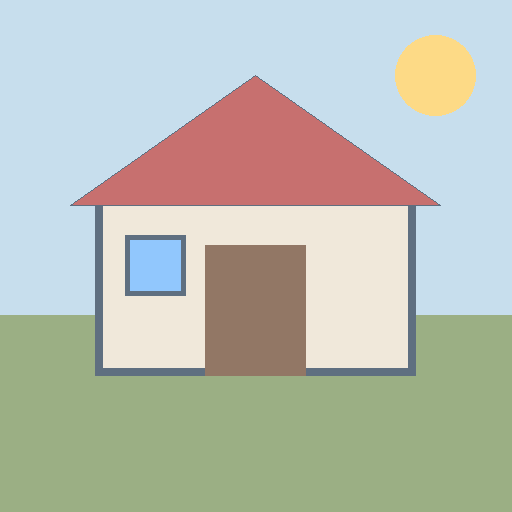
#> input picture chapter1_webapp/assets/samples/bright.png, 512 x 512 px
$ python -i orb.py   (imports and definitions only)   (older library calls are emulated)
#> lines starting #> are read from the running program, lines starting #| are printed output that depends on the picture; after the words box and inside, x2 and y2 are one past the last pixel; in counts of white or black regions, pixels touching at a corner belong together
### chapter2_webapp/utils/harris.py
"""Transparent Harris/Shi-Tomasi pipeline on small grayscale images.

Coordinates are (row, col), displayed as (x=col, y=row) with y down.
Sobel uses correlation kernels Kx=[[-1,0,1],[-2,0,2],[-1,0,1]]/8
and Ky=Kx.T/8, cv2.BORDER_REFLECT_101. The /8 factor gives unit
derivative for an interior unit ramp. Tensor integration is a normalized
odd box or finite Gaussian window; it is distinct from differentiation.
"""

from __future__ import annotations

from dataclasses import dataclass

import cv2
import numpy as np

KX = np.array([[-1, 0, 1], [-2, 0, 2], [-1, 0, 1]], dtype=np.float64) / 8
KY = KX.T.copy()
PRESET_NAMES = (
    "Vùng phẳng", "Cạnh ngang", "Cạnh dọc", "Góc chữ L",
    "Bàn cờ", "Góc có nhiễu", "Góc xoay", "Góc đổi tỉ lệ",
)


# [23 lines left out: function presets, not called in this run]


def _image(image: np.ndarray) -> np.ndarray:
    result = np.asarray(image, dtype=np.float64)
    if result.ndim != 2 or min(result.shape) < 7 or not np.all(np.isfinite(result)):
        raise ValueError("Expected a finite 2D image at least 7x7")
    return result


# [27 lines left out: functions _window, shifted_patches, shift_energy, energy_grid, not called in this run]


def gradients(image: np.ndarray) -> tuple[np.ndarray, np.ndarray]:
    image = _image(image)
    return (cv2.filter2D(image, cv2.CV_64F, KX, borderType=cv2.BORDER_REFLECT_101),
            cv2.filter2D(image, cv2.CV_64F, KY, borderType=cv2.BORDER_REFLECT_101))


# [5 lines left out: function taylor_energy, not called in this run]


def tensor_maps(image: np.ndarray, size: int = 5, sigma: float = 1.2,
                weighting: str = "Gaussian") -> tuple[np.ndarray, np.ndarray, np.ndarray]:
    image = _image(image)
    ix, iy = gradients(image)
    kernel = integration_kernel(size, sigma, weighting)
    smooth = lambda a: cv2.filter2D(a, cv2.CV_64F, kernel, borderType=cv2.BORDER_REFLECT_101)
    return smooth(ix*ix), smooth(ix*iy), smooth(iy*iy)


def integration_kernel(size: int = 5, sigma: float = 1.2,
                       weighting: str = "Gaussian") -> np.ndarray:
    """Normalized finite support used for the tensor, not for differentiation."""
    if size < 3 or size % 2 != 1 or sigma <= 0:
        raise ValueError("Invalid integration window or sigma")
    if weighting == "Gaussian":
        g = cv2.getGaussianKernel(size, sigma, cv2.CV_64F)
        kernel = g @ g.T
    elif weighting == "Box":
        kernel = np.full((size, size), 1 / (size * size))
    else:
        raise ValueError("weighting must be Gaussian or Box")
    return kernel


# [10 lines left out: functions tensor_at, eigenvalues, not called in this run]


def harris_response(maps: tuple[np.ndarray, np.ndarray, np.ndarray], k: float = 0.05) -> np.ndarray:
    if not 0 < k < 0.25:
        raise ValueError("k must be between 0 and 0.25")
    a, b, c = maps
    return a*c - b*b - k*(a+c)**2


def shi_tomasi_response(maps: tuple[np.ndarray, np.ndarray, np.ndarray]) -> np.ndarray:
    return eigenvalues(maps)[1]


# [44 lines left out: functions classify_eigenvalues, threshold_nms, _nms_decision, nms_decision, not called in this run]


@dataclass(frozen=True)
class Pipeline:
    ix: np.ndarray
    iy: np.ndarray
    maps: tuple[np.ndarray, np.ndarray, np.ndarray]
    large: np.ndarray
    small: np.ndarray
    harris: np.ndarray
    shi_tomasi: np.ndarray


# [7 lines left out: function pipeline, not called in this run]

### chapter2_webapp/utils/orb.py
"""Auditable educational ORB-style pipeline, not OpenCV's trained ORB.

Images are grayscale float64 in [0,255], indexed [row, col]. Display (x,y)
means (col,row), with positive y down. FAST uses strict >/< comparisons.
"""

from __future__ import annotations

from dataclasses import dataclass
import math

import cv2
import numpy as np

from utils.harris import harris_response, tensor_maps

CIRCLE = ((-3, 0), (-3, 1), (-2, 2), (-1, 3), (0, 3), (1, 3),
          (2, 2), (3, 1), (3, 0), (3, -1), (2, -2), (1, -3),
          (0, -3), (-1, -3), (-2, -2), (-3, -1))
CARDINAL = (0, 4, 8, 12)
PRESET_GOALS = {
    "Góc mạnh": "Cung FAST-12 và điểm số rõ ràng.",
    "Vùng phẳng": "Không có cung sáng/tối đủ dài.",
    "Cạnh ngang": "Biên thẳng không mặc nhiên là góc FAST-12.",
    "Bàn cờ": "Nhiều góc và cạnh tranh qua NMS.",
    "Cấu trúc bất đối xứng": "Centroid và so sánh ảnh quay.",
    "Hoa văn lặp": "Descriptor giống nhau có thể gây match nhầm.",
    "Cấu trúc đổi tỉ lệ": "Pyramid chỉ cho tính ổn định xấp xỉ.",
    "Cảnh có nhiễu": "Ngưỡng và Gaussian smoothing ảnh hưởng kết quả.",
}


@dataclass(frozen=True)
class FastResult:
    valid: bool
    center: float
    values: tuple[float, ...]
    labels: tuple[str, ...]
    early_pass: bool
    accepted: bool
    score: float
    arc: tuple[int, ...]  # zero-based indices in clockwise ring order
    polarity: str
    margins: tuple[float, ...]
    longest: int


@dataclass(frozen=True)
class Level:
    image: np.ndarray
    scale_x: float  # exact center-to-center coordinate ratio, W0/Wl
    scale_y: float
    nominal_scale: float


@dataclass(frozen=True)
class Keypoint:
    level: int
    row: int
    col: int
    x_original: float
    y_original: float
    fast_score: float
    harris_score: float
    angle: float | None = None
    descriptor: bytes | None = None


@dataclass(frozen=True)
class Moments:
    m00: float
    m10: float
    m01: float
    cx: float | None
    cy: float | None
    angle: float | None
    patch: np.ndarray
    mask: np.ndarray


@dataclass(frozen=True)
class Brief:
    bits: np.ndarray
    packed: bytes | None
    samples: tuple[tuple[float, float, float, float, float, float], ...]
    steering_angle: float
    reason: str = ""


@dataclass(frozen=True)
class Match:
    query: int
    train: int | None
    distance: int | None
    second_distance: int | None
    accepted: bool
    reason: str
    geometric_error: float | None = None
    correct_geometry: bool | None = None


def _image(image: np.ndarray) -> np.ndarray:
    a = np.asarray(image, dtype=np.float64)
    if a.ndim != 2 or min(a.shape) < 7 or not np.isfinite(a).all() or a.min() < 0 or a.max() > 255:
        raise ValueError("Expected finite grayscale image, >=7x7, intensity in [0,255]")
    return a


def get_fast_circle_offsets() -> tuple[tuple[int, int], ...]:
    return CIRCLE


# [50 lines left out: functions classify_fast_ring, evaluate_fast_early_test, _best_arc, detect_fast_corner, not called in this run]


def fast_score_map(image: np.ndarray, arc_length: int = 12) -> np.ndarray:
    """Vectorized exact max-min arc margin on valid circle centers only."""
    a = _image(image)
    if not 1 <= arc_length <= 16:
        raise ValueError("arc length must be 1..16")
    result = np.zeros(a.shape, dtype=np.float64)
    center = a[3:-3, 3:-3]
    ring = np.stack([a[3+dr:a.shape[0]-3+dr, 3+dc:a.shape[1]-3+dc] for dr, dc in CIRCLE])
    bright, dark = ring-center, center-ring
    for polarity in (bright, dark):
        for start in range(16):
            margin = np.minimum.reduce([polarity[(start+j) % 16] for j in range(arc_length)])
            np.maximum(result[3:-3, 3:-3], margin, out=result[3:-3, 3:-3])
    return result


def detect_fast_candidates(image: np.ndarray, threshold: float = 20,
                           arc_length: int = 12) -> tuple[np.ndarray, np.ndarray]:
    scores = fast_score_map(image, arc_length)
    return scores > threshold, scores


def apply_fast_nms(scores: np.ndarray, eligible: np.ndarray, size: int = 3) -> np.ndarray:
    """Keep strict local maximum, or lexicographically first tied (row,col)."""
    if scores.shape != eligible.shape or size < 3 or size % 2 != 1:
        raise ValueError("Invalid NMS inputs")
    radius = size // 2
    out = np.zeros_like(eligible, dtype=bool)
    for row, col in np.argwhere(eligible):
        if row < radius or col < radius or row >= scores.shape[0]-radius or col >= scores.shape[1]-radius:
            continue
        window = scores[row-radius:row+radius+1, col-radius:col+radius+1]
        allowed = eligible[row-radius:row+radius+1, col-radius:col+radius+1]
        maximum = float(np.max(window[allowed]))
        winners = np.argwhere(allowed & (window == maximum))
        out[row,col] = scores[row,col] == maximum and tuple(winners[0]) == (radius,radius)
    return out


def rank_fast_candidates_with_harris(image: np.ndarray, nms: np.ndarray,
                                     scores: np.ndarray, limit: int = 50) -> tuple[list[tuple[int,int,float,float]], np.ndarray]:
    """Harris ranks only surviving FAST+NMS points; it never grants eligibility."""
    if limit < 0 or nms.shape != scores.shape:
        raise ValueError("Invalid ranking inputs")
    response = harris_response(tensor_maps(_image(image)/255, size=5, sigma=1.2))
    candidates = [(int(r),int(c),float(scores[r,c]),float(response[r,c])) for r,c in np.argwhere(nms)]
    candidates.sort(key=lambda v:(-v[3],-v[2],v[0],v[1]))
    return candidates[:limit], response


def build_orb_image_pyramid(image: np.ndarray, levels: int = 8,
                            scale_factor: float = 1.2) -> tuple[Level, ...]:
    a = _image(image)
    if not 1 <= levels <= 10 or not 1.05 <= scale_factor <= 2:
        raise ValueError("Unsafe pyramid parameters")
    out=[]
    for level in range(levels):
        nominal=scale_factor**level
        width=max(7, int(round(a.shape[1]/nominal)))
        height=max(7, int(round(a.shape[0]/nominal)))
        if width == a.shape[1] and height == a.shape[0]:
            small=a.copy()
        else:
            # Explicit anti-alias prior to INTER_AREA resampling from original.
            sigma=max(.4, .5*nominal)
            blur=cv2.GaussianBlur(a,(0,0),sigmaX=sigma,sigmaY=sigma,borderType=cv2.BORDER_REFLECT_101)
            small=cv2.resize(blur,(width,height),interpolation=cv2.INTER_AREA)
        out.append(Level(small,a.shape[1]/width,a.shape[0]/height,nominal))
    return tuple(out)


def map_pyramid_coordinates(level: Level, row: float, col: float) -> tuple[float,float]:
    """OpenCV resize pixel-center mapping: x0=(x+.5)*W0/Wl-.5."""
    return ((col+.5)*level.scale_x-.5,(row+.5)*level.scale_y-.5)


def calculate_intensity_moments(image: np.ndarray, row: int, col: int,
                                radius: int = 9) -> Moments:
    a=_image(image)
    if radius < 1 or row-radius < 0 or col-radius < 0 or row+radius >= a.shape[0] or col+radius >= a.shape[1]:
        raise ValueError("Circular orientation patch crosses image border")
    patch=a[row-radius:row+radius+1,col-radius:col+radius+1]
    yy,xx=np.mgrid[-radius:radius+1,-radius:radius+1]
    mask=xx*xx+yy*yy<=radius*radius
    m00=float(np.sum(patch[mask]))
    m10=float(np.sum((xx*patch)[mask]))
    m01=float(np.sum((yy*patch)[mask]))
    norm=math.hypot(m10,m01)
    if m00 <= 1e-12 or norm <= max(1e-12,1e-9*m00):
        return Moments(m00,m10,m01,None,None,None,patch,mask)
    return Moments(m00,m10,m01,m10/m00,m01/m00,math.degrees(math.atan2(m01,m10))%360,patch,mask)


def generate_brief_test_pattern(n: int = 256, radius: int = 7, seed: int = 2026) -> np.ndarray:
    if n < 1 or n > 512 or radius < 2:
        raise ValueError("Invalid BRIEF pattern configuration")
    coords=np.array([(x,y) for y in range(-radius,radius+1) for x in range(-radius,radius+1)
                     if x*x+y*y<=radius*radius],dtype=np.int16)
    rng=np.random.default_rng(seed)
    pairs=[]
    while len(pairs)<n:
        p,q=rng.integers(0,len(coords),size=2)
        if p!=q:
            pairs.append((*coords[p],*coords[q]))
    return np.asarray(pairs,dtype=np.float64)


def quantize_orientation(angle: float, bins: int = 30) -> float:
    if bins < 1 or not np.isfinite(angle):
        raise ValueError("Invalid orientation")
    width=360/bins
    return (math.floor((angle%360)/width+.5)%bins)*width


def steer_brief_pairs(pattern: np.ndarray, angle: float, quantized: bool = True) -> tuple[np.ndarray,float]:
    pairs=np.asarray(pattern,dtype=np.float64)
    if pairs.ndim!=2 or pairs.shape[1]!=4:
        raise ValueError("Expected n×4 BRIEF pattern")
    used=quantize_orientation(angle) if quantized else angle%360
    radians=math.radians(used)
    rotation=np.array([[math.cos(radians),-math.sin(radians)],
                       [math.sin(radians), math.cos(radians)]])
    return (pairs.reshape(-1,2)@rotation.T).reshape(-1,4),used


def sample_brief_pair_intensities(image: np.ndarray, row: int, col: int,
                                  pair: np.ndarray) -> tuple[float,float,float,float,float,float] | None:
    """Nearest-neighbor after np.rint; invalid coordinates reject the pair."""
    a=_image(image)
    x1,y1,x2,y2=map(float,pair)
    px,py,qx,qy=map(lambda z:int(np.rint(z)),(col+x1,row+y1,col+x2,row+y2))
    if not (0<=px<a.shape[1] and 0<=qx<a.shape[1] and 0<=py<a.shape[0] and 0<=qy<a.shape[0]):
        return None
    return (float(px),float(py),float(qx),float(qy),float(a[py,px]),float(a[qy,qx]))


def pack_binary_descriptor(bits: np.ndarray) -> bytes:
    b=np.asarray(bits)
    if b.shape!=(256,) or not np.isin(b,(0,1)).all():
        raise ValueError("A complete 256-bit descriptor is required")
    return np.packbits(b.astype(np.uint8),bitorder="big").tobytes()


# [4 lines left out: function unpack_binary_descriptor, not called in this run]


def build_oriented_brief_descriptor(image: np.ndarray, row: int, col: int,
                                    angle: float | None, pattern: np.ndarray | None = None,
                                    steering: bool = True, quantized: bool = True) -> Brief:
    pairs=generate_brief_test_pattern() if pattern is None else np.asarray(pattern)
    if pairs.ndim!=2 or pairs.shape[1]!=4:
        raise ValueError("Expected n×4 pattern")
    if angle is None or not np.isfinite(angle):
        return Brief(np.empty(0,dtype=np.uint8),None,(),0,"undefined orientation")
    rotated,used=steer_brief_pairs(pairs,angle if steering else 0,quantized and steering)
    a=_image(image)
    smoothed=cv2.GaussianBlur(a,(0,0),sigmaX=1.2,sigmaY=1.2,borderType=cv2.BORDER_REFLECT_101)
    samples=[];bits=[]
    for pair in rotated:
        values=sample_brief_pair_intensities(smoothed,row,col,pair)
        if values is None:
            return Brief(np.empty(0,dtype=np.uint8),None,tuple(samples),used,"sample outside image")
        samples.append(values)
        bits.append(int(values[4]<values[5]))
    bit_array=np.asarray(bits,dtype=np.uint8)
    packed=pack_binary_descriptor(bit_array) if len(bits)==256 else None
    return Brief(bit_array,packed,tuple(samples),used)


# [121 lines left out: functions bit_entropy, pattern_learning_demo, calculate_hamming_distance, match_binary_descriptors, teaching_presets, microscope_fixtures and 1 more, not called in this run]


def orb_pipeline(image: np.ndarray, *, threshold: float = 20, levels: int = 8,
                 scale_factor: float = 1.2, max_per_level: int = 30,
                 describe: bool = True) -> tuple[tuple[Level,...],list[Keypoint],list[dict]]:
    pyramid=build_orb_image_pyramid(image,levels,scale_factor)
    pattern=generate_brief_test_pattern()
    points=[];diagnostics=[]
    for index,level in enumerate(pyramid):
        eligible,scores=detect_fast_candidates(level.image,threshold)
        nms=apply_fast_nms(scores,eligible)
        ranked,harris=rank_fast_candidates_with_harris(level.image,nms,scores,max_per_level)
        diagnostics.append(dict(eligible=eligible,scores=scores,nms=nms,harris=harris,ranked=ranked))
        for row,col,score,response in ranked:
            try: moments=calculate_intensity_moments(level.image,row,col)
            except ValueError: continue
            if moments.angle is None:continue
            brief=build_oriented_brief_descriptor(level.image,row,col,moments.angle,pattern) if describe else None
            xy=map_pyramid_coordinates(level,row,col)
            points.append(Keypoint(index,row,col,*xy,score,response,moments.angle,
                                   brief.packed if brief is not None else None))
    return pyramid,points,diagnostics

>>> import cv2
>>> picture = cv2.imread('../../chapter1_webapp/assets/samples/bright.png', cv2.IMREAD_GRAYSCALE)
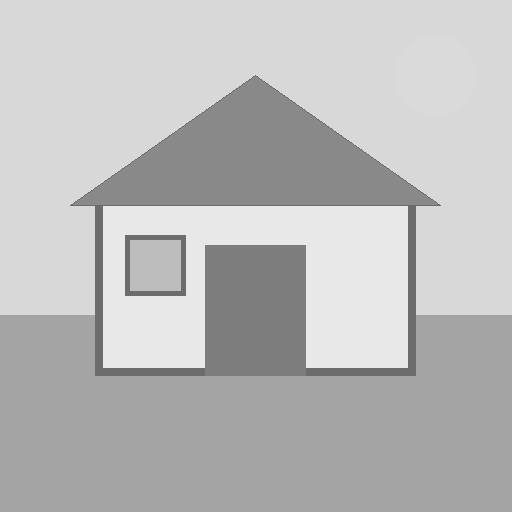
#> picture: shape (512, 512); min 108, max 232, mean 187.4
>>> result = orb_pipeline(picture)
#> after the loop in build_orb_image_pyramid, `for level in range(levels):`:
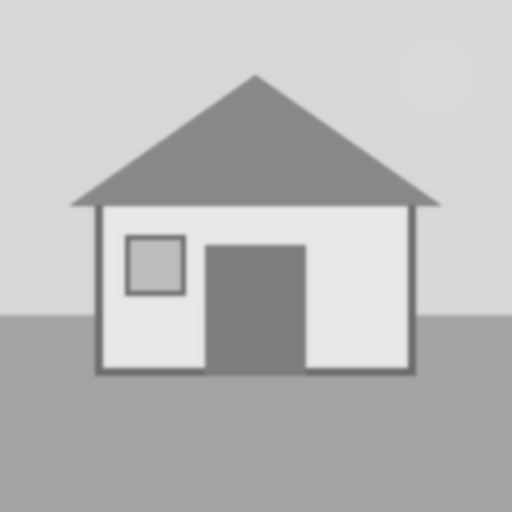
#> blur: shape (512, 512) float64; min 108.6, max 232, mean 187.4
#> after the loop in build_orb_image_pyramid, `for level in range(levels):`: out = 8 items
#> the loop in orb_pipeline, `for index,level in enumerate(pyramid):` made 8 passes
#> radius in apply_fast_nms on pass 1: 1
#> pass 1, in orb_pipeline, `eligible,scores=detect_fast_candidates(level.image,threshold)`:
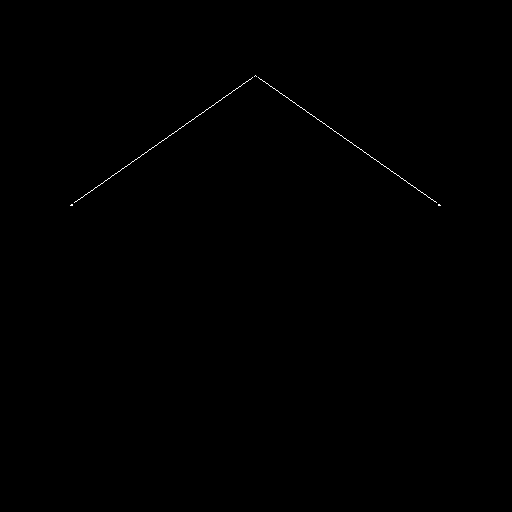
#> eligible: shape (512, 512) bool; 0.14% white in thin lines or dots, all inside (x1, y1, x2, y2) = (70, 75, 441, 206)
#> pass 1, in orb_pipeline, `nms=apply_fast_nms(scores,eligible)`:
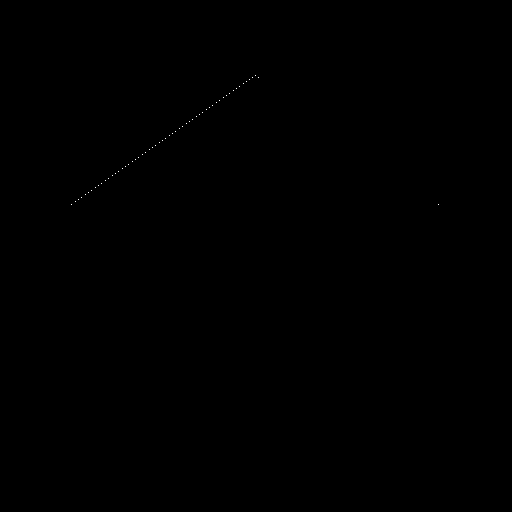
#> nms: shape (512, 512) bool; 0.02% white in thin lines or dots, all inside (x1, y1, x2, y2) = (71, 75, 439, 205)
